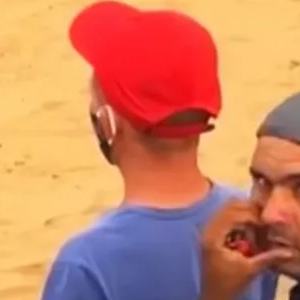
#> input picture tests/recorte.png, 300 x 300 px, given in place of Arara-Azul-4k.jpg, which was not available; the run also reads 1 picture not shown here
$ jupyter execute --allow-errors tests.ipynb   (text cells are left out)
#> lines starting #> are read from the running program, lines starting #| are printed output that depends on the picture; pictures that were not available may be replaced by others from this repository, and a replacement may not be noted
[cell 1]
import numpy as np
import cv2
import matplotlib.pyplot as plt
from PIL import Image
import heapq
from collections import Counter
#> (the rest of this cell did not finish here and is left out)

[cell 2]
QTY = np.array([[16, 11, 10, 16, 24, 40, 51, 61],  # Tabela de qunatização da luminancia
                [12, 12, 14, 19, 26, 58, 60, 55],
                [14, 13, 16, 24, 40, 57, 69, 56],
                [14, 17, 22, 29, 51, 87, 80, 62],
                [18, 22, 37, 56, 68, 109, 103, 77],
                [24, 35, 55, 64, 81, 104, 113, 92],
                [49, 64, 78, 87, 103, 121, 120, 101],
                [72, 92, 95, 98, 112, 100, 103, 99]])

QTC = np.array([[17, 18, 24, 47, 99, 99, 99, 99],  # Tabela de quantização das chorminancias
                [18, 21, 26, 66, 99, 99, 99, 99],
                [24, 26, 56, 99, 99, 99, 99, 99],
                [47, 66, 99, 99, 99, 99, 99, 99],
                [99, 99, 99, 99, 99, 99, 99, 99],
                [99, 99, 99, 99, 99, 99, 99, 99],
                [99, 99, 99, 99, 99, 99, 99, 99],
                [99, 99, 99, 99, 99, 99, 99, 99]])

[cell 3]
img = Image.open('Arara-Azul-4k.jpg')
#> img is the input picture: PIL image 300x300 RGB; mean R, G, B 206.5, 132.2, 100.4
#> (the rest of this cell did not finish here and is left out)

[cell 4]
plt.figure(figsize=(50,50))

plt.subplot(3,2,1)
plt.title('YCrCb')
plt.axis('off')
#> (the rest of this cell did not finish here and is left out)

[cell 5]
#array = np.array([[1,2,3],[4,5,6],[7,8,9]])
array = np.random.randint(1,10,size=(10,7))
print(array)
print()
BLOCKSIZE = 8
if array.shape[1] % BLOCKSIZE == 0 and array.shape[0] % BLOCKSIZE == 0:
        yPadding = array.copy()
        print('igual')
else:
    print('Ajustado')
    yWidth, yHeight = int(np.ceil(array.shape[1] / BLOCKSIZE) * BLOCKSIZE), int(np.ceil(array.shape[0] / BLOCKSIZE) * BLOCKSIZE)
    yPadding = np.zeros((yHeight,yWidth))
    yPadding[0:array.shape[0],0:array.shape[1]] += array
print(yPadding)
print()
ssv, ssh = 1, 1
a = array[::ssv,::ssh].copy()
print(a)

result = np.zeros(array.shape)

for i in range(0, a.shape[0], 1):
    for j in range(0, a.shape[1], 1):
        result[i*ssv,j*ssh] = a[i,j]
        if (j*ssh)+1 < result.shape[1]:
            for x in range(1,ssh):
                result[i*ssv,(j*ssh)+x] = a[i,j]
    if (i*ssv)+1 < result.shape[0]:
        for y in range(1,ssv):
            result[(i*ssv)+y] = result[i*ssv]

print()

shape1 = (1920, 1080)
shape2 = (3840, 2160)
aaa = [(3840, 2160),(1920, 1080)]
print(aaa[0])
if aaa[0] < aaa[1]:
     print('sim')
else:
     print('não')
#decoded = decoded
#print(len(decoded[decoded[:,:,2] < 0,2]))
'''img = cv2.boxFilter(np.array(img), ddepth=-1, ksize=(2, 2))
Image.fromarray(img).save('test.png')
Image.fromarray(arr).save('resized2.png')
plt.imshow(img)'''

#plt.imshow(np.array(Image.open('recorte.png'))[70:130,120:230,:])

#Image.fromarray(np.array(Image.open('recorte.png'))[70:130,120:230,:]).save('recorte3.png')

[cell 6]
np.random.seed(9)

#array = np.random.randint(0,255,size=(8,8,3))
array = np.array(Image.open('Arara-Azul.jpg'))
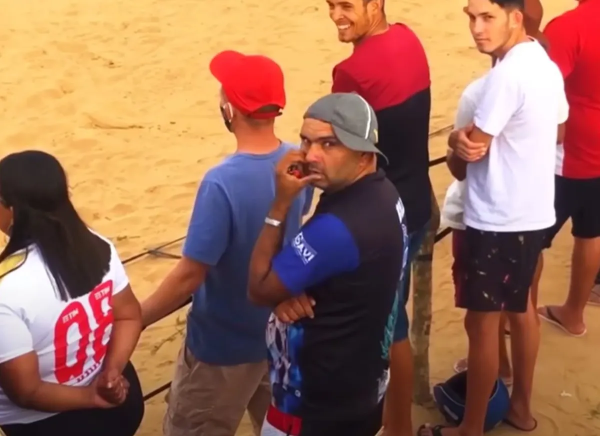
#> input picture imgs/bora-bill.bmp, 1200 x 872 px, given in place of Arara-Azul.jpg, which was not available (shown at 1/2 size)
#> array is the input picture: shape (872, 1200, 3); mean R, G, B 155.2, 109.1, 88.3
y, cr, cb = array[:,:,0].astype(np.float32), array[:,:,1].astype(np.float32), array[:,:,2].astype(np.float32)
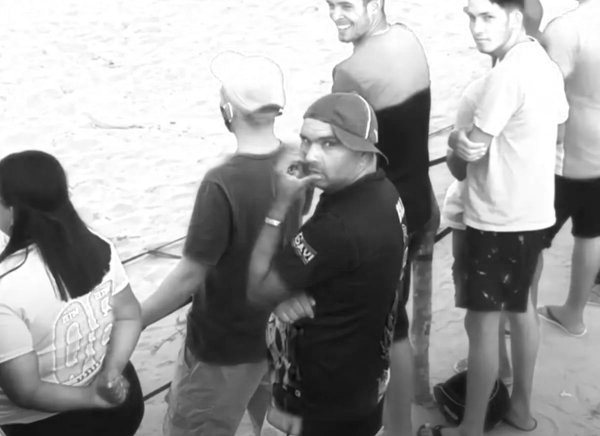
#> y: shape (872, 1200) float32 (shown at 1/2 size); min 3, max 255, mean 155.2
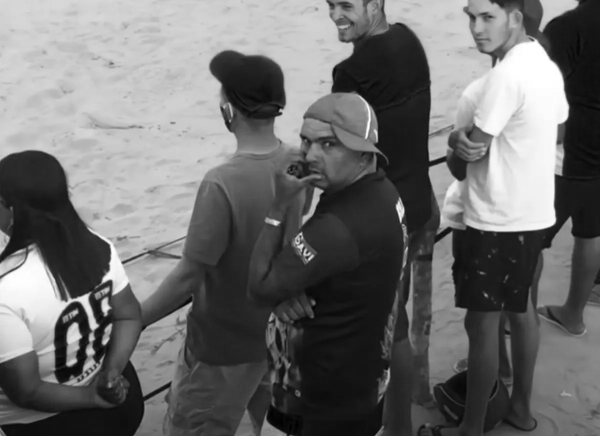
#> cr: shape (872, 1200) float32 (shown at 1/2 size); min 0, max 255, mean 109.1
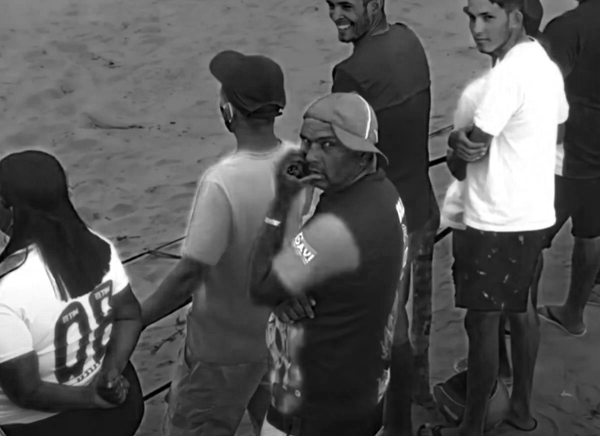
#> cb: shape (872, 1200) float32 (shown at 1/2 size); min 0, max 255, mean 88.3
print(y)
#> (printed output is left out)
y = (y - 128) / 128
cr = (cr - 128) / 128
cb = (cb - 128) / 128
deslocado = np.zeros(array.shape,dtype=np.float32)
deslocado[:,:,0] = y
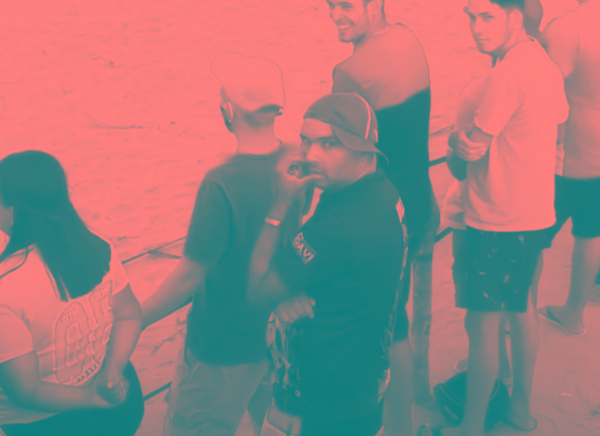
#> deslocado: shape (872, 1200, 3) float32 (shown at 1/2 size); mean of channels 0, 1, 2 0.213, 0, 0; drawn with min black and max white
deslocado[:,:,1] = cr
deslocado[:,:,2] = cb
#> (the rest of the program and of its run is left out)
